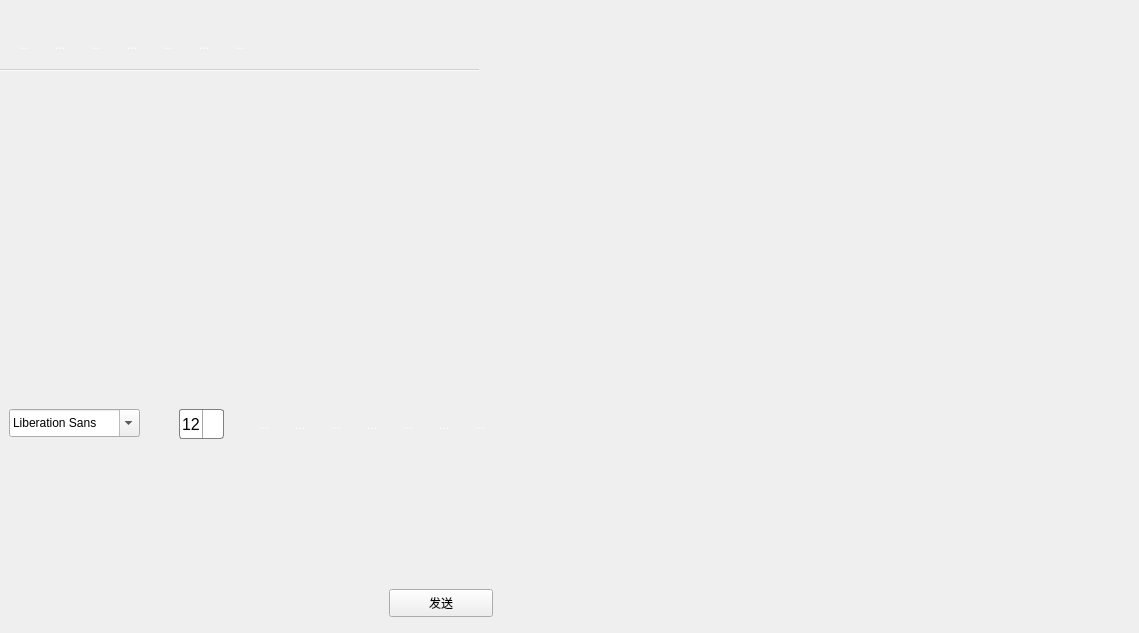
<?xml version="1.0" encoding="UTF-8"?>
<ui version="4.0">
 <class>chatform</class>
 <widget class="QWidget" name="chatform">
  <property name="geometry">
   <rect>
    <x>0</x>
    <y>0</y>
    <width>1139</width>
    <height>633</height>
   </rect>
  </property>
  <property name="windowTitle">
   <string>Form</string>
  </property>
  <widget class="QStackedWidget" name="stackedWidget">
   <property name="geometry">
    <rect>
     <x>-1</x>
     <y>-1</y>
     <width>1151</width>
     <height>631</height>
    </rect>
   </property>
   <property name="currentIndex">
    <number>1</number>
   </property>
   <widget class="QWidget" name="page"/>
   <widget class="QWidget" name="page_2">
    <widget class="QWidget" name="layoutWidget_2">
     <property name="geometry">
      <rect>
       <x>10</x>
       <y>30</y>
       <width>248</width>
       <height>32</height>
      </rect>
     </property>
     <layout class="QHBoxLayout" name="horizontalLayout_2">
      <item>
       <widget class="QToolButton" name="toolButton">
        <property name="minimumSize">
         <size>
          <width>30</width>
          <height>30</height>
         </size>
        </property>
        <property name="maximumSize">
         <size>
          <width>30</width>
          <height>30</height>
         </size>
        </property>
        <property name="toolTip">
         <string>发起语音通话</string>
        </property>
        <property name="styleSheet">
         <string notr="true">QToolButton { background-color: rgb(50, 50, 50,0); border-radius: 3px; color: rgb(255, 255, 255); }
QToolButton:hover { background-color: rgb(50, 50, 50,255);}</string>
        </property>
        <property name="text">
         <string>...</string>
        </property>
        <property name="icon">
         <iconset resource="images.qrc">
          <normaloff>:/images/mcallphone.png</normaloff>:/images/mcallphone.png</iconset>
        </property>
        <property name="iconSize">
         <size>
          <width>30</width>
          <height>30</height>
         </size>
        </property>
       </widget>
      </item>
      <item>
       <widget class="QToolButton" name="toolButton_2">
        <property name="minimumSize">
         <size>
          <width>30</width>
          <height>30</height>
         </size>
        </property>
        <property name="maximumSize">
         <size>
          <width>30</width>
          <height>30</height>
         </size>
        </property>
        <property name="toolTip">
         <string>发起视频通话</string>
        </property>
        <property name="styleSheet">
         <string notr="true">QToolButton { background-color: rgb(50, 50, 50,0); border-radius: 3px; color: rgb(255, 255, 255); }
QToolButton:hover { background-color: rgb(50, 50, 50,255);}</string>
        </property>
        <property name="text">
         <string>...</string>
        </property>
        <property name="icon">
         <iconset resource="images.qrc">
          <normaloff>:/images/video.png</normaloff>:/images/video.png</iconset>
        </property>
        <property name="iconSize">
         <size>
          <width>30</width>
          <height>30</height>
         </size>
        </property>
       </widget>
      </item>
      <item>
       <widget class="QToolButton" name="toolButton_3">
        <property name="minimumSize">
         <size>
          <width>30</width>
          <height>30</height>
         </size>
        </property>
        <property name="maximumSize">
         <size>
          <width>30</width>
          <height>30</height>
         </size>
        </property>
        <property name="toolTip">
         <string>远程演示</string>
        </property>
        <property name="styleSheet">
         <string notr="true">QToolButton { background-color: rgb(50, 50, 50,0); border-radius: 3px; color: rgb(255, 255, 255); }
QToolButton:hover { background-color: rgb(50, 50, 50,255);}</string>
        </property>
        <property name="text">
         <string>...</string>
        </property>
        <property name="icon">
         <iconset resource="images.qrc">
          <normaloff>:/images/control.png</normaloff>:/images/control.png</iconset>
        </property>
        <property name="iconSize">
         <size>
          <width>30</width>
          <height>30</height>
         </size>
        </property>
       </widget>
      </item>
      <item>
       <widget class="QToolButton" name="toolButton_4">
        <property name="minimumSize">
         <size>
          <width>30</width>
          <height>30</height>
         </size>
        </property>
        <property name="maximumSize">
         <size>
          <width>30</width>
          <height>30</height>
         </size>
        </property>
        <property name="toolTip">
         <string>传送文件</string>
        </property>
        <property name="styleSheet">
         <string notr="true">QToolButton { background-color: rgb(50, 50, 50,0); border-radius: 3px; color: rgb(255, 255, 255); }
QToolButton:hover { background-color: rgb(50, 50, 50,255);}</string>
        </property>
        <property name="text">
         <string>...</string>
        </property>
        <property name="icon">
         <iconset resource="images.qrc">
          <normaloff>:/images/file.png</normaloff>:/images/file.png</iconset>
        </property>
        <property name="iconSize">
         <size>
          <width>30</width>
          <height>30</height>
         </size>
        </property>
       </widget>
      </item>
      <item>
       <widget class="QToolButton" name="toolButton_5">
        <property name="minimumSize">
         <size>
          <width>30</width>
          <height>30</height>
         </size>
        </property>
        <property name="maximumSize">
         <size>
          <width>30</width>
          <height>30</height>
         </size>
        </property>
        <property name="toolTip">
         <string>远程桌面</string>
        </property>
        <property name="styleSheet">
         <string notr="true">QToolButton { background-color: rgb(50, 50, 50,0); border-radius: 3px; color: rgb(255, 255, 255); }
QToolButton:hover { background-color: rgb(50, 50, 50,255);}</string>
        </property>
        <property name="text">
         <string>...</string>
        </property>
        <property name="icon">
         <iconset resource="images.qrc">
          <normaloff>:/images/table.png</normaloff>:/images/table.png</iconset>
        </property>
        <property name="iconSize">
         <size>
          <width>30</width>
          <height>30</height>
         </size>
        </property>
       </widget>
      </item>
      <item>
       <widget class="QToolButton" name="toolButton_6">
        <property name="minimumSize">
         <size>
          <width>30</width>
          <height>30</height>
         </size>
        </property>
        <property name="maximumSize">
         <size>
          <width>30</width>
          <height>30</height>
         </size>
        </property>
        <property name="toolTip">
         <string>发起多人聊天</string>
        </property>
        <property name="styleSheet">
         <string notr="true">QToolButton { background-color: rgb(50, 50, 50,0); border-radius: 3px; color: rgb(255, 255, 255); }
QToolButton:hover { background-color: rgb(50, 50, 50,255);}</string>
        </property>
        <property name="text">
         <string>...</string>
        </property>
        <property name="icon">
         <iconset resource="images.qrc">
          <normaloff>:/images/people.png</normaloff>:/images/people.png</iconset>
        </property>
        <property name="iconSize">
         <size>
          <width>30</width>
          <height>30</height>
         </size>
        </property>
       </widget>
      </item>
      <item>
       <widget class="QToolButton" name="toolButton_7">
        <property name="minimumSize">
         <size>
          <width>30</width>
          <height>30</height>
         </size>
        </property>
        <property name="maximumSize">
         <size>
          <width>30</width>
          <height>30</height>
         </size>
        </property>
        <property name="toolTip">
         <string>应用</string>
        </property>
        <property name="styleSheet">
         <string notr="true">QToolButton { background-color: rgb(50, 50, 50,0); border-radius: 3px; color: rgb(255, 255, 255); }
QToolButton:hover { background-color: rgb(50, 50, 50,255);}</string>
        </property>
        <property name="text">
         <string>...</string>
        </property>
        <property name="icon">
         <iconset resource="images.qrc">
          <normaloff>:/images/software.png</normaloff>:/images/software.png</iconset>
        </property>
        <property name="iconSize">
         <size>
          <width>30</width>
          <height>30</height>
         </size>
        </property>
       </widget>
      </item>
     </layout>
    </widget>
    <widget class="Line" name="line_3">
     <property name="geometry">
      <rect>
       <x>0</x>
       <y>70</y>
       <width>480</width>
       <height>2</height>
      </rect>
     </property>
     <property name="styleSheet">
      <string notr="true">background-color: rgba(255, 255, 255, 125);</string>
     </property>
     <property name="orientation">
      <enum>Qt::Horizontal</enum>
     </property>
    </widget>
    <widget class="QTextBrowser" name="messageBrowser">
     <property name="geometry">
      <rect>
       <x>0</x>
       <y>80</y>
       <width>711</width>
       <height>311</height>
      </rect>
     </property>
     <property name="minimumSize">
      <size>
       <width>480</width>
       <height>250</height>
      </size>
     </property>
     <property name="font">
      <font>
       <pointsize>12</pointsize>
      </font>
     </property>
     <property name="styleSheet">
      <string notr="true">QTextBrowser { background-color: rgb(255, 255, 255,0); border-radius: 3px; color: rgb(0, 0, 0); }</string>
     </property>
     <property name="lineWidth">
      <number>1</number>
     </property>
     <property name="tabStopWidth">
      <number>80</number>
     </property>
     <property name="cursorWidth">
      <number>1</number>
     </property>
    </widget>
    <widget class="QWidget" name="layoutWidget">
     <property name="geometry">
      <rect>
       <x>250</x>
       <y>410</y>
       <width>248</width>
       <height>32</height>
      </rect>
     </property>
     <layout class="QHBoxLayout" name="horizontalLayout">
      <item>
       <widget class="QToolButton" name="boldToolButton">
        <property name="minimumSize">
         <size>
          <width>30</width>
          <height>30</height>
         </size>
        </property>
        <property name="maximumSize">
         <size>
          <width>30</width>
          <height>30</height>
         </size>
        </property>
        <property name="toolTip">
         <string>加粗</string>
        </property>
        <property name="styleSheet">
         <string notr="true">QToolButton { background-color: rgb(50, 50, 50,0); border-radius: 3px; color: rgb(255, 255, 255); }
QToolButton:hover { background-color: rgb(50, 50, 50,255);}</string>
        </property>
        <property name="text">
         <string>...</string>
        </property>
        <property name="icon">
         <iconset resource="images.qrc">
          <normaloff>:/images/bold.png</normaloff>:/images/bold.png</iconset>
        </property>
        <property name="checkable">
         <bool>true</bool>
        </property>
       </widget>
      </item>
      <item>
       <widget class="QToolButton" name="italicToolButton">
        <property name="minimumSize">
         <size>
          <width>30</width>
          <height>30</height>
         </size>
        </property>
        <property name="maximumSize">
         <size>
          <width>30</width>
          <height>30</height>
         </size>
        </property>
        <property name="toolTip">
         <string>倾斜</string>
        </property>
        <property name="styleSheet">
         <string notr="true">QToolButton { background-color: rgb(50, 50, 50,0); border-radius: 3px; color: rgb(255, 255, 255); }
QToolButton:hover { background-color: rgb(50, 50, 50,255);}</string>
        </property>
        <property name="text">
         <string>...</string>
        </property>
        <property name="icon">
         <iconset resource="images.qrc">
          <normaloff>:/images/italic.png</normaloff>:/images/italic.png</iconset>
        </property>
        <property name="checkable">
         <bool>true</bool>
        </property>
       </widget>
      </item>
      <item>
       <widget class="QToolButton" name="underlineToolButton">
        <property name="minimumSize">
         <size>
          <width>30</width>
          <height>30</height>
         </size>
        </property>
        <property name="maximumSize">
         <size>
          <width>30</width>
          <height>30</height>
         </size>
        </property>
        <property name="toolTip">
         <string>下划线</string>
        </property>
        <property name="styleSheet">
         <string notr="true">QToolButton { background-color: rgb(50, 50, 50,0); border-radius: 3px; color: rgb(255, 255, 255); }
QToolButton:hover { background-color: rgb(50, 50, 50,255);}</string>
        </property>
        <property name="text">
         <string>...</string>
        </property>
        <property name="icon">
         <iconset resource="images.qrc">
          <normaloff>:/images/under.png</normaloff>:/images/under.png</iconset>
        </property>
        <property name="checkable">
         <bool>true</bool>
        </property>
       </widget>
      </item>
      <item>
       <widget class="QToolButton" name="colorToolButton">
        <property name="minimumSize">
         <size>
          <width>30</width>
          <height>30</height>
         </size>
        </property>
        <property name="maximumSize">
         <size>
          <width>30</width>
          <height>30</height>
         </size>
        </property>
        <property name="toolTip">
         <string>更改字体颜色</string>
        </property>
        <property name="styleSheet">
         <string notr="true">QToolButton { background-color: rgb(50, 50, 50,0); border-radius: 3px; color: rgb(255, 255, 255); }
QToolButton:hover { background-color: rgb(50, 50, 50,255);}</string>
        </property>
        <property name="text">
         <string>...</string>
        </property>
        <property name="icon">
         <iconset resource="images.qrc">
          <normaloff>:/images/color.png</normaloff>:/images/color.png</iconset>
        </property>
       </widget>
      </item>
      <item>
       <widget class="QToolButton" name="sendToolButton">
        <property name="minimumSize">
         <size>
          <width>30</width>
          <height>30</height>
         </size>
        </property>
        <property name="maximumSize">
         <size>
          <width>30</width>
          <height>30</height>
         </size>
        </property>
        <property name="toolTip">
         <string>传输文件</string>
        </property>
        <property name="styleSheet">
         <string notr="true">QToolButton { background-color: rgb(50, 50, 50,0); border-radius: 3px; color: rgb(255, 255, 255); }
QToolButton:hover { background-color: rgb(50, 50, 50,255);}</string>
        </property>
        <property name="text">
         <string>...</string>
        </property>
        <property name="icon">
         <iconset resource="images.qrc">
          <normaloff>:/images/send.png</normaloff>:/images/send.png</iconset>
        </property>
       </widget>
      </item>
      <item>
       <widget class="QToolButton" name="saveToolButton">
        <property name="minimumSize">
         <size>
          <width>30</width>
          <height>30</height>
         </size>
        </property>
        <property name="maximumSize">
         <size>
          <width>30</width>
          <height>30</height>
         </size>
        </property>
        <property name="toolTip">
         <string>保存聊天记录</string>
        </property>
        <property name="styleSheet">
         <string notr="true">QToolButton { background-color: rgb(50, 50, 50,0); border-radius: 3px; color: rgb(255, 255, 255); }
QToolButton:hover { background-color: rgb(50, 50, 50,255);}</string>
        </property>
        <property name="text">
         <string>...</string>
        </property>
        <property name="icon">
         <iconset resource="images.qrc">
          <normaloff>:/images/save.png</normaloff>:/images/save.png</iconset>
        </property>
       </widget>
      </item>
      <item>
       <widget class="QToolButton" name="clearToolButton">
        <property name="minimumSize">
         <size>
          <width>30</width>
          <height>30</height>
         </size>
        </property>
        <property name="maximumSize">
         <size>
          <width>30</width>
          <height>30</height>
         </size>
        </property>
        <property name="toolTip">
         <string>清除聊天记录</string>
        </property>
        <property name="styleSheet">
         <string notr="true">QToolButton { background-color: rgb(50, 50, 50,0); border-radius: 3px; color: rgb(255, 255, 255); }
QToolButton:hover { background-color: rgb(50, 50, 50,255);}</string>
        </property>
        <property name="text">
         <string>...</string>
        </property>
        <property name="icon">
         <iconset resource="images.qrc">
          <normaloff>:/images/clear.png</normaloff>:/images/clear.png</iconset>
        </property>
       </widget>
      </item>
     </layout>
    </widget>
    <widget class="QComboBox" name="sizeComboBox">
     <property name="geometry">
      <rect>
       <x>180</x>
       <y>410</y>
       <width>45</width>
       <height>30</height>
      </rect>
     </property>
     <property name="sizePolicy">
      <sizepolicy hsizetype="Preferred" vsizetype="Fixed">
       <horstretch>0</horstretch>
       <verstretch>1</verstretch>
      </sizepolicy>
     </property>
     <property name="minimumSize">
      <size>
       <width>45</width>
       <height>30</height>
      </size>
     </property>
     <property name="maximumSize">
      <size>
       <width>45</width>
       <height>30</height>
      </size>
     </property>
     <property name="font">
      <font>
       <pointsize>12</pointsize>
      </font>
     </property>
     <property name="styleSheet">
      <string notr="true">QComboBox {
	background-color: rgb(255, 255, 255);
    border: 1px solid gray;
    border-radius: 3px;
    padding: 1px 2px 1px 2px;  /*针对于组合框中的文本内容*/
    /*min-width: 9em;   组合框的最小宽度*/
}
QComboBox::drop-down {
    subcontrol-origin: padding;
    subcontrol-position: top right;
    width: 20px;

    border-left-width: 1px;
    border-left-color: darkgray;
    border-left-style: solid; 
    border-top-right-radius: 3px; 
    border-bottom-right-radius: 3px;
}
QComboBox::down-arrow {
    image: url(:/images/QComboBox);
}
QComboBox::drop-down:hover { background-color: rgb(50, 50, 50,255);}</string>
     </property>
     <property name="currentIndex">
      <number>3</number>
     </property>
     <item>
      <property name="text">
       <string>9</string>
      </property>
     </item>
     <item>
      <property name="text">
       <string>10</string>
      </property>
     </item>
     <item>
      <property name="text">
       <string>11</string>
      </property>
     </item>
     <item>
      <property name="text">
       <string>12</string>
      </property>
     </item>
     <item>
      <property name="text">
       <string>13</string>
      </property>
     </item>
     <item>
      <property name="text">
       <string>14</string>
      </property>
     </item>
     <item>
      <property name="text">
       <string>15</string>
      </property>
     </item>
     <item>
      <property name="text">
       <string>16</string>
      </property>
     </item>
     <item>
      <property name="text">
       <string>17</string>
      </property>
     </item>
     <item>
      <property name="text">
       <string>18</string>
      </property>
     </item>
     <item>
      <property name="text">
       <string>19</string>
      </property>
     </item>
     <item>
      <property name="text">
       <string>20</string>
      </property>
     </item>
     <item>
      <property name="text">
       <string>21</string>
      </property>
     </item>
     <item>
      <property name="text">
       <string>22</string>
      </property>
     </item>
    </widget>
    <widget class="QFontComboBox" name="fontComboBox">
     <property name="geometry">
      <rect>
       <x>10</x>
       <y>410</y>
       <width>131</width>
       <height>28</height>
      </rect>
     </property>
    </widget>
    <widget class="QTextEdit" name="MessageEdit">
     <property name="geometry">
      <rect>
       <x>10</x>
       <y>450</y>
       <width>480</width>
       <height>121</height>
      </rect>
     </property>
     <property name="minimumSize">
      <size>
       <width>480</width>
       <height>70</height>
      </size>
     </property>
     <property name="maximumSize">
      <size>
       <width>16777215</width>
       <height>16777215</height>
      </size>
     </property>
     <property name="font">
      <font>
       <pointsize>12</pointsize>
      </font>
     </property>
     <property name="styleSheet">
      <string notr="true">QTextEdit { background-color: rgb(255, 255, 255,0); border-radius: 3px;color: rgb(0, 0, 0);  }


</string>
     </property>
     <property name="lineWidth">
      <number>1</number>
     </property>
    </widget>
    <widget class="QPushButton" name="sendmessbutton">
     <property name="geometry">
      <rect>
       <x>390</x>
       <y>590</y>
       <width>104</width>
       <height>28</height>
      </rect>
     </property>
     <property name="text">
      <string>发送</string>
     </property>
    </widget>
   </widget>
  </widget>
 </widget>
 <resources>
  <include location="images.qrc"/>
 </resources>
 <connections/>
</ui>
